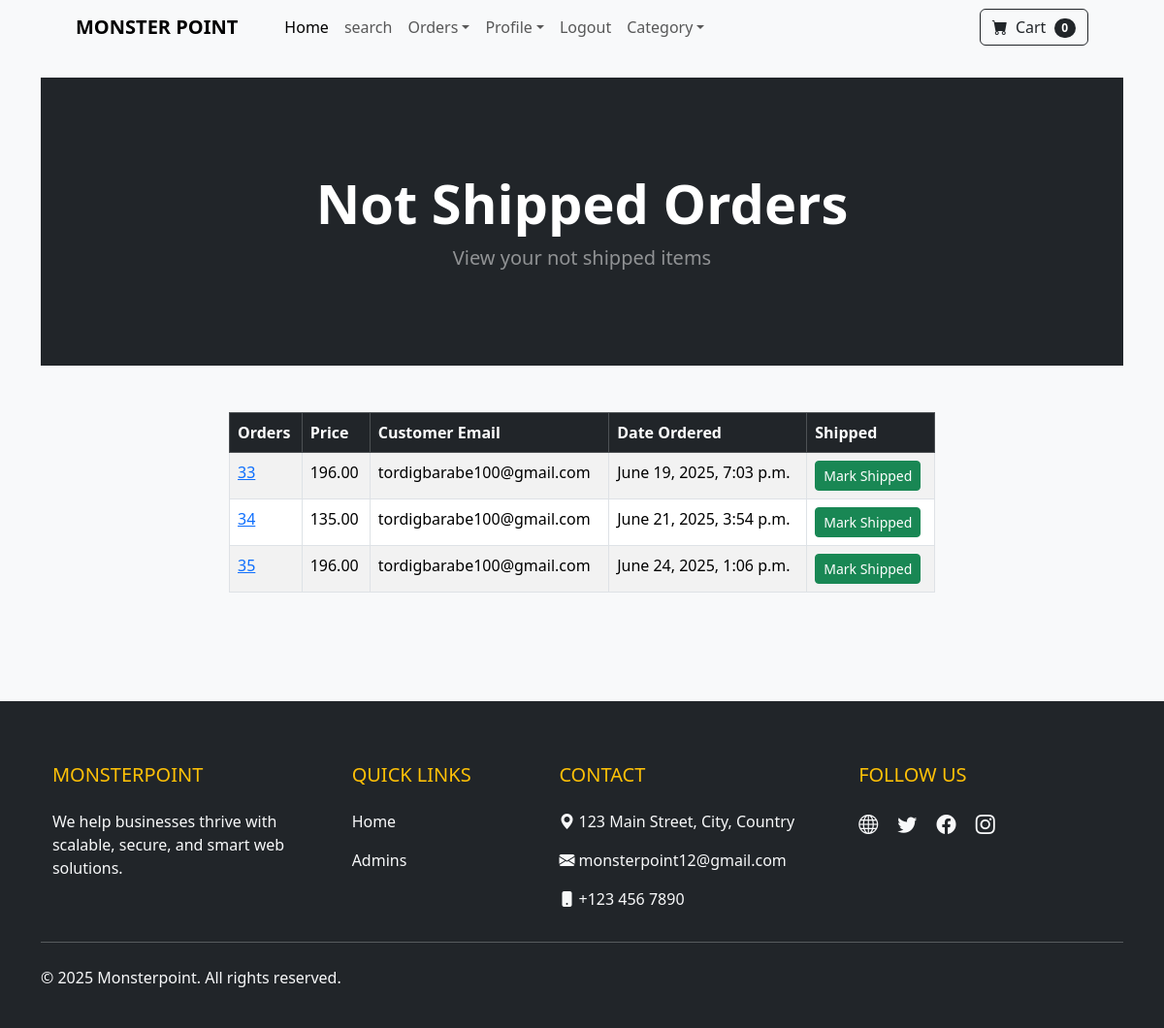
The page /payment/not_shipped_dash (signed in) on the database its author committed.
### payment/models.py (models this page shows, shortened)
class Order(models.Model):
	user = models.ForeignKey(User, on_delete=models.CASCADE, null=True, blank=True)
	full_name = models.CharField(max_length=250)
	email = models.EmailField(max_length=250)
	shipping_address1 = models.TextField(max_length=15000)
	amount_paid = models.DecimalField(max_digits=10, decimal_places=2)
	date_ordered = models.DateTimeField(auto_now_add=True)
	shipped = models.BooleanField(default=False)
	date_shipped = models.DateTimeField(blank=True, null=True)

### payment/views.py (the view, shortened to what this page needs)
# urls.py: path('not_shipped_dash', views.not_shipped_dash, name='not_shipped_dash'),
def not_shipped_dash(request):
    if request.user.is_authenticated and request.user.is_superuser:
        orders = Order.objects.filter(shipped=False)
        return render(request, 'payment/not_shipped_dash.html', {'orders':orders})
    else:
        messages.success(request, ('Access Denied...'))
        return redirect('home')

### cart/cart.py (called while the page is built)
    def __len__(self):
        return len(self.cart)

### cart/context_processors.py (called while the page is built)
def cart(request):
    return {'cart': Cart(request)}

### payment/templates/payment/not_shipped_dash.html (shortened to what this page needs)
{% extends 'base.html' %}
{% load static %}
{% block content %}
     <header class="bg-dark py-5">
        <div class="container px-4 px-lg-5 my-5">
            <div class="text-center text-white">
                <h1 class="display-4 fw-bolder">Not Shipped Orders</h1>
                <p class="lead fw-normal text-white-50 mb-0">View your not shipped items</p>
            </div>
        </div>
    </header>
    <br><br>
    <div class="container">
        <div class="row">
            <center>
                <div class="col-8">
                    <table class="table table-striped table-hover table-bordered">
                        <thead class="table-dark">
                          <tr>
                            <th scope="col">Orders</th>
                            <th scope="col">Price</th>
                            <th scope="col">Customer Email</th>
                            <th scope="col">Date Ordered</th>
                            <th scope="col">Shipped</th>
                          </tr>
                        </thead>
                        <tbody>
                            {% for item in orders %}
                          <tr>
                            <td><a href="{% url 'orders' item.id %}">{{ item.id }}</a></td>
                            <td>{{ item.amount_paid }}</td>
                            <td>{{ item.email}}</td>
                            <td>{{ item.date_ordered }}</td>
                            <td>
                              <form action="" method="POST">
                                <button type="submit" class="btn btn-success btn-sm">Mark Shipped</button>
                              </form>
                            </td>
                          </tr>
                          {% endfor %}
                        </tbody>
                      </table>
                </div>
            </center>
        </div>
    </div>
    <br><br>
{% endblock %}

### rows shown on the page
Order: id "33", amount_paid "196.00", email "tordigbarabe100@gmail.com", date_ordered "June 19, 2025, 7:03 p.m."
Order: id "34", amount_paid "135.00", email "tordigbarabe100@gmail.com", date_ordered "June 21, 2025, 3:54 p.m."
Order: id "35", amount_paid "196.00", email "tordigbarabe100@gmail.com", date_ordered "June 24, 2025, 1:06 p.m."

### other values the page prints
{{ cart|length }} "0"
